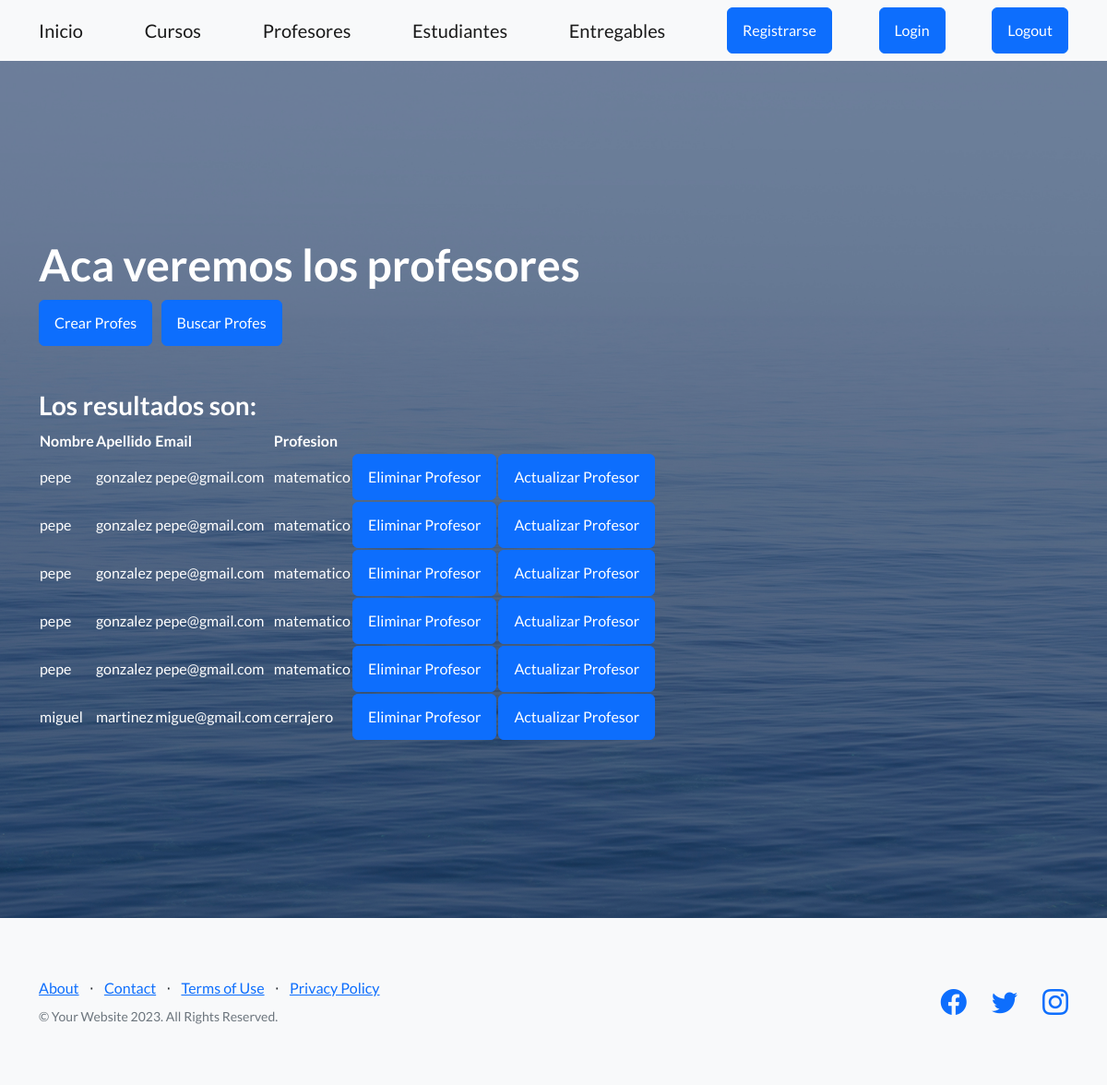
/AppCoder/profesores/, run on an earlier commit of the app's database.
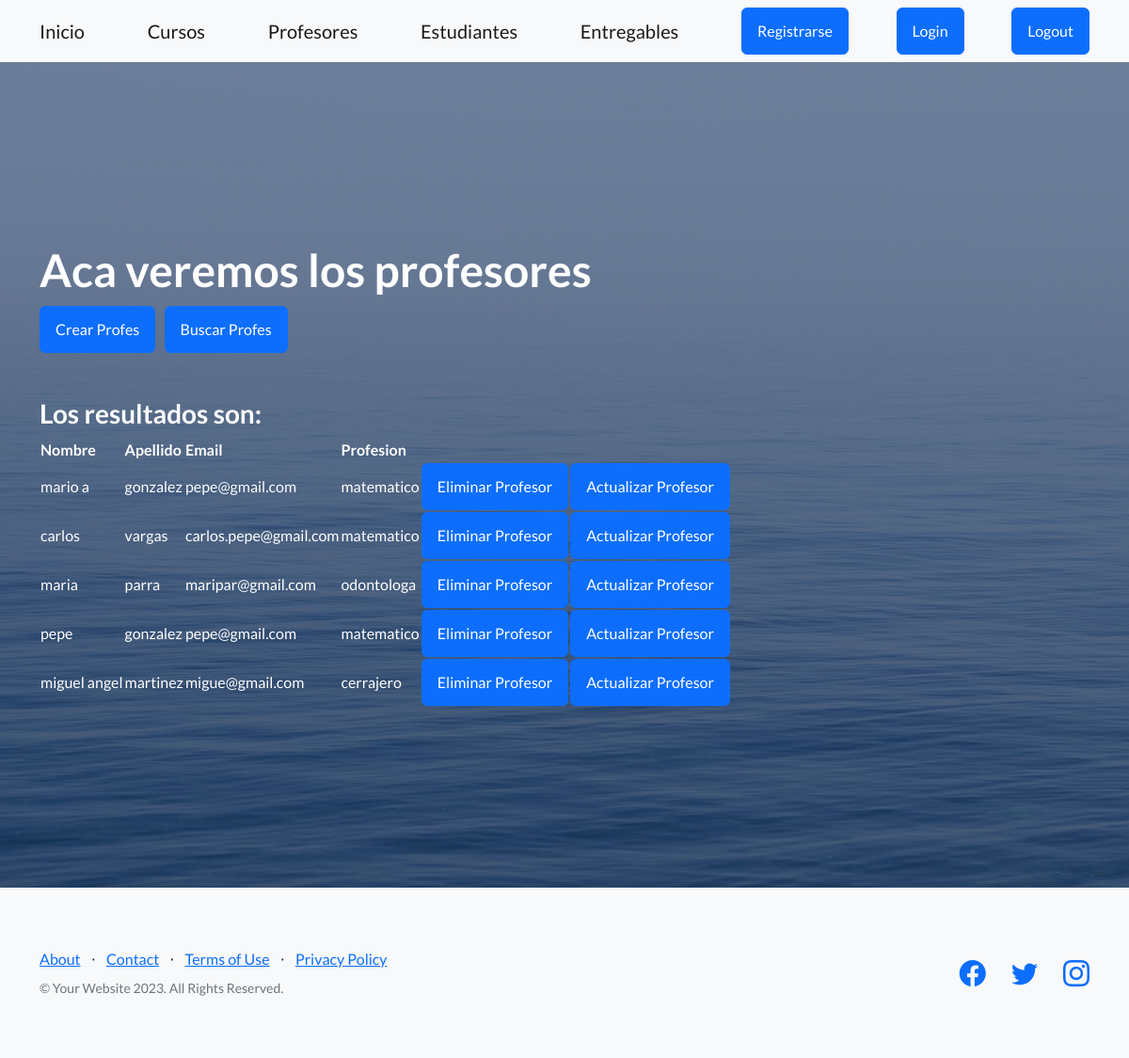
And on a later commit of the database.
### AppCoder/models.py (models this page shows)
class Profesor(models.Model):
    nombre = models.CharField(max_length=40)
    apellido = models.CharField(max_length=40)
    email = models.EmailField()
    profesion = models.CharField(max_length=40)

### AppCoder/views.py (the view)
# urls.py: path('profesores/', ver_profes, name="VerProfes"),
def ver_profes(request):
    profesores = Profesor.objects.all()
    return render(request, "AppCoder/ver_profes.html", {"res":profesores})

### AppCoder/templates/AppCoder/ver_profes.html
{% extends "AppCoder/padre2.html" %}
{% load static %}
{% block titulo %}
Aca veremos los profesores<p>
<a class="btn btn-primary" href="{% url 'CrearProfesor' %}">Crear Profes</a>
<a class="btn btn-primary" href="{% url 'BuscarProfesor' %}">Buscar Profes</a>
{% endblock %}
{% block formulario %}
    {% if res %}
        <h3>Los resultados son: </h3>
        <table>
            <tr>
                <th>Nombre</th>
                <th>Apellido</th>
                <th>Email</th>
                <th>Profesion</th>
            </tr>
            {% for profe in res %}
            <tr>
                <td>{{ profe.nombre }} </td>
                <td>{{ profe.apellido }} </td>
                <td>{{ profe.email }} </td>
                <td>{{ profe.profesion }} </td>
                <td><a class="btn btn-primary" href="{% url 'EliminarProfesor' profe.id %}">Eliminar Profesor</a> </td>
                <td><a class="btn btn-primary" href="{% url 'ActualizarProfesor' profe.id %}">Actualizar Profesor</a> </td>
            </tr>
            {% endfor%}
        </table>
    {% else %}
        <h3>No se obtuvieron resultados de profesores </h3>
    {% endif %}
{% endblock %}

### AppCoder/templates/AppCoder/padre2.html (shortened to what this page needs)
<!DOCTYPE html>
<html lang="en">
    <head>
        {% load static %}
        <link href="https://cdn.jsdelivr.net/npm/bootstrap-icons@1.5.0/font/bootstrap-icons.css" rel="stylesheet" type="text/css" />
        <link href="{% static 'AppCoder/css/styles.css' %}" rel="stylesheet" />
    </head>
    <body>
        <nav class="navbar navbar-light bg-light static-top">
            <div class="container">
                <a class="navbar-brand" href="{% url 'Inicio' %}">Inicio</a>
                <a class="navbar-brand" href="{% url 'VerCursos' %}">Cursos</a>
                <a class="navbar-brand" href="{% url 'VerProfes' %}">Profesores</a>
                <a class="navbar-brand" href="{% url 'VerEstudiantesLista' %}">Estudiantes</a>
                <a class="navbar-brand" href="{% url 'VerEntregas' %}">Entregables</a>
                <a class="btn btn-primary" href="{% url 'RegistroUsuarios' %}">Registrarse</a>
                <a class="btn btn-primary" href="{% url 'InicioSesion' %}">Login</a>
                <a class="btn btn-primary" href="{% url 'Logout' %}">Logout</a>
            </div>
        </nav>
        <header class="masthead">
            <div class="container position-relative">
                <div class="text-white">
                    <h1 class="mb-5">
                        {% block titulo %}
                        {% endblock %}
                    </h1>
                    {% block formulario %}
                    {% endblock %}
                </div>
            </div>
        </header>
        <footer class="footer bg-light">
            <div class="container">
                <div class="row">
                    <div class="col-lg-6 h-100 text-center text-lg-start my-auto">
                        <ul class="list-inline mb-2">
                            <li class="list-inline-item"><a href="#!">About</a></li>
                            <li class="list-inline-item">⋅</li>
                            <li class="list-inline-item"><a href="#!">Contact</a></li>
                            <li class="list-inline-item">⋅</li>
                            <li class="list-inline-item"><a href="#!">Terms of Use</a></li>
                            <li class="list-inline-item">⋅</li>
                            <li class="list-inline-item"><a href="#!">Privacy Policy</a></li>
                        </ul>
                        <p class="text-muted small mb-4 mb-lg-0">&copy; Your Website 2023. All Rights Reserved.</p>
                    </div>
                    <div class="col-lg-6 h-100 text-center text-lg-end my-auto">
                        <ul class="list-inline mb-0">
                            <li class="list-inline-item me-4">
                                <a href="#!"><i class="bi-facebook fs-3"></i></a>
                            </li>
                            <li class="list-inline-item me-4">
                                <a href="#!"><i class="bi-twitter fs-3"></i></a>
                            </li>
                            <li class="list-inline-item">
                                <a href="#!"><i class="bi-instagram fs-3"></i></a>
                            </li>
                        </ul>
                    </div>
                </div>
            </div>
        </footer>
    </body>
</html>

What changed in the data, as far as the page shows it:
removed Profesor: nombre "pepe", apellido "gonzalez", email "pepe@gmail.com", profesion "matematico"
changed Profesor: nombre "pepe" → "mario a"
changed Profesor: nombre "pepe" → "carlos"; apellido "gonzalez" → "vargas"; email "pepe@gmail.com" → "carlos.pepe@gmail.com"
changed Profesor: nombre "pepe" → "maria"; apellido "gonzalez" → "parra"; email "pepe@gmail.com" → "maripar@gmail.com"; profesion "matematico" → "odontologa"
changed Profesor "martinez": nombre "miguel" → "miguel angel"
